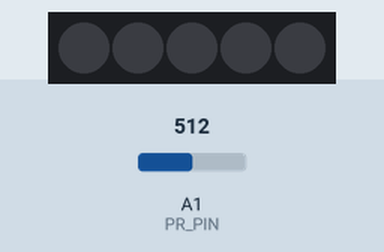
Recording of a sketch running on a simulated Arduino Uno, built with avr-gcc and run on an emulated ATmega328P. Shown: 5 RGB LEDs in strip order, left to right. The test bench sets the inputs (shaded band); at power-on: A1 (PR_PIN) = 512. Dim RGB values are drawn brighter than linear; random numbers use the default seed unless the sketch sets one.

Above: at 1.2 s.
1.3 s: A1 (PR_PIN) set to 306
At 3.11 s:
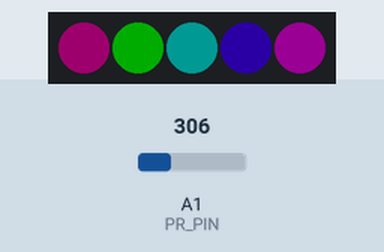
3.2 s: A1 (PR_PIN) set to 522
4.9 s: A1 (PR_PIN) set to 511
At 5.7 s:
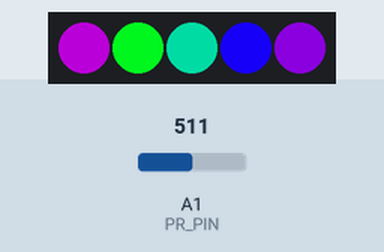
12.0 s: A1 (PR_PIN) set to 777
At 17.9 s:
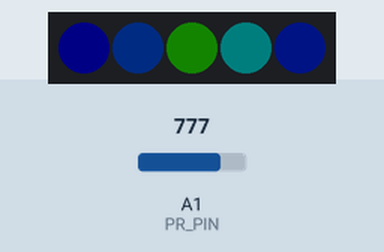
Timing chart, 0 to 22.1 s (numbered marks = the images above; inputs shaded):
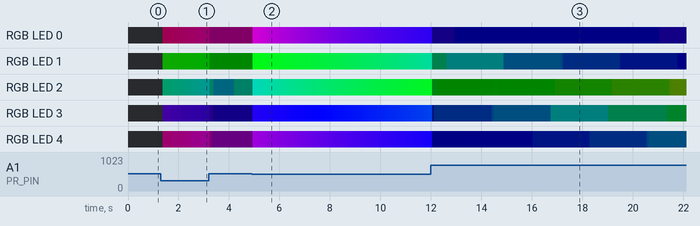

The sketch:

kinoko.ino
```cpp
#include <WS2812.h>

#define MAX_HUE 767
#define MIN_HUE 0
#define STEPS_DELAY 80

#define LEDS_PIN 0
#define PR_PIN 1

WS2812 LED(5); // 5 LEDs
uint16_t init_hue[5];
uint16_t end_hue[5];
uint8_t rgb_converted[3];

uint8_t saturation = 255;
uint8_t brightness = 200;

cRGB value;

void setup() {
	LED.setOutput(LEDS_PIN);
  for(int i=0;i<5;i++){
    init_hue[i] = random(MIN_HUE,MAX_HUE);
    end_hue[i] = random(MIN_HUE,MAX_HUE);
  }
}

void loop() {
  digitalWrite(2, HIGH);
  brightness = analogRead(PR_PIN);
  for(int i=0;i<5;i++){
    if(init_hue[i] < end_hue[i]){
      init_hue[i] = init_hue[i] + 1;
      if(init_hue[i] > MAX_HUE) init_hue[i] = MAX_HUE;
    }else if(init_hue[i] > end_hue[i]){
      init_hue[i] = init_hue[i] - 1;
      if(init_hue[i] < MIN_HUE) init_hue[i] = MIN_HUE;
    }else if(init_hue[i] == end_hue[i]){
      end_hue[i] = random(MIN_HUE,MAX_HUE);
    }

    hsb2rgb(init_hue[i], saturation, brightness, rgb_converted);

    value.r = rgb_converted[0];
    value.g = rgb_converted[1];
    value.b = rgb_converted[2];

    LED.set_crgb_at(i, value);
  }
  LED.sync(); // Sends the value to the LED
  delay(STEPS_DELAY);
}

/******************************************************************************
 * from: http://www.johngineer.com/blog/?p=1022
 *
 * accepts hue, saturation and brightness values and outputs three 8-bit color
 * values in an array (color[])
 *
 * saturation (sat) and brightness (bright) are 8-bit values.
 *
 * hue (index) is a value between 0 and 767. hue values out of range are
 * rendered as 0.
 *
 *****************************************************************************/
void hsb2rgb(uint16_t index, uint8_t sat, uint8_t bright, uint8_t color[3])
{
  uint16_t r_temp, g_temp, b_temp;
  uint8_t index_mod;
  uint8_t inverse_sat = (sat ^ 255);

  index = index % 768;
  index_mod = index % 256;

  if (index < 256)
  {
    r_temp = index_mod ^ 255;
    g_temp = index_mod;
    b_temp = 0;
  }

  else if (index < 512)
  {
    r_temp = 0;
    g_temp = index_mod ^ 255;
    b_temp = index_mod;
  }

  else if ( index < 768)
  {
    r_temp = index_mod;
    g_temp = 0;
    b_temp = index_mod ^ 255;
  }

  else
  {
    r_temp = 0;
    g_temp = 0;
    b_temp = 0;
  }

  r_temp = ((r_temp * sat) / 255) + inverse_sat;
  g_temp = ((g_temp * sat) / 255) + inverse_sat;
  b_temp = ((b_temp * sat) / 255) + inverse_sat;

  r_temp = (r_temp * bright) / 255;
  g_temp = (g_temp * bright) / 255;
  b_temp = (b_temp * bright) / 255;

  color[0]  = (uint8_t)r_temp;
  color[1]  = (uint8_t)g_temp;
  color[2] = (uint8_t)b_temp;
}
```
